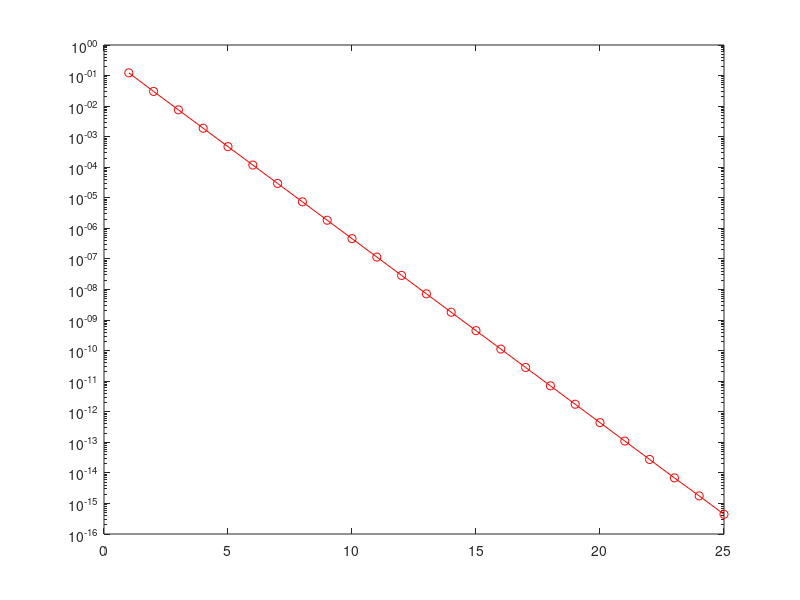

This chart was generated by the following MATLAB code:
clear

n = 6;
delta = 0.000000000;

tol = n * 1e-16;
dist = 1;
X0 = zeros(n);
I = eye(n);
P = [zeros(n/2),eye(n/2);eye(n/2),zeros(n/2)];

clear A;
K = rand(n/2);
for i=1:n/2;K(i,i)=0;end;
kk = sum(K,2);
for i=1:n/2
    K(i,:) = K(i,:)./kk(i);
end

W1 = ((1-delta)*K);%/(n-1))*(ones(n) - eye(n))
%W = rand(n);for i=1:n;W(i,i)=0;end;w=sum(W,2);for i=1:n;W(i,:)=W(i,:)/w(i);end
W1 = W1/3;

K = rand(n/2);
for i=1:n/2;K(i,i)=0;end;
kk = sum(K,2);
for i=1:n/2
    K(i,:) = K(i,:)./kk(i);
end

W2 = ((1-delta)*K);%/(n-1))*(ones(n) - eye(n))
%W = rand(n);for i=1:n;W(i,i)=0;end;w=sum(W,2);for i=1:n;W(i,:)=W(i,:)/w(i);end
W2 = W2/3;

C=[W1,zeros(n/2);zeros(n/2),W2];
B=[W1,zeros(n/2);zeros(n/2),W2]-eye(n);
A=[W1,zeros(n/2);zeros(n/2),W2];

% A = [1 0 ; 0 1];
% B = [-3 0 ; 0 -5];
% C = [2 0 ; 0 6];
% n=2;I = eye(2);P = [0 1 ; 1 0];X0 = zeros(2);tol = 1e-15;

%[S, XX, H, P_X0, DS, vP, RE, Conv, Conv2, Conv3, Conv4] = NM_Poly2019(A,zeros(n));

i = 1;
while (i < 100) && (dist > tol)
    P_X0{i} = kron(I, A*X0) + kron(X0',A) + kron(P',B*P');
    F = A*X0^2 + B*P'*X0*P + C;
    h = P_X0{i}\F(:);
    H{i} = reshape(h,n,n);
    X0 = X0 - H{i};
    XX{i} = X0;
    dist = norm(A*X0^2 + B*P'*X0*P + C,'fro');
    distv(i) = dist;
    i = i + 1;
end
%[S, XX, DS, RE, Conv, Conv2, Conv3] = FP_Poly(A,zeros(n));max(abs(eig(DS)))
semilogy(distv,'ro-');
S = X0